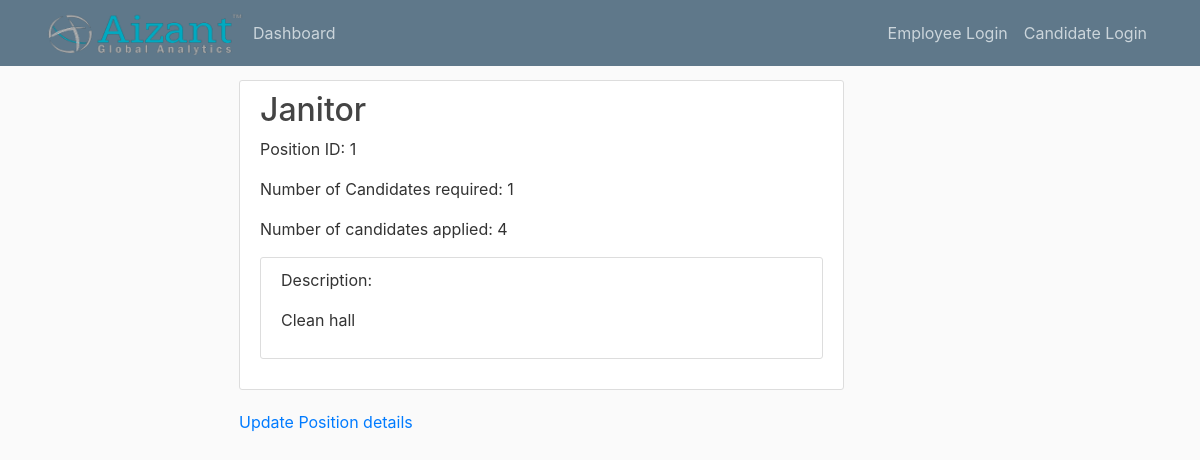
The page /position/1 on the database as committed earlier.
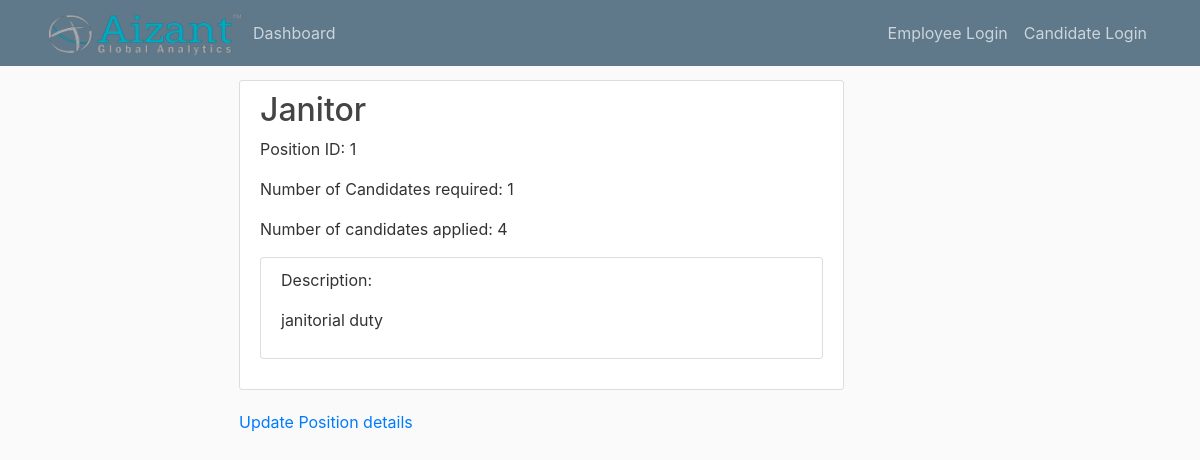
The same page on the database as committed later.
### app/models.py (models this page shows, shortened)
class Position(db.Model):
    id = db.Column(db.Integer, primary_key=True)
    title = db.Column(db.String)
    description = db.Column(db.String(500))
    required_number = db.Column(db.Integer)
    number_applied = db.Column(db.Integer)
    applications = db.relationship('Application', backref='application')

### app/routes.py (the view)
@app.route('/position/<position_id>')
def view_position(position_id):
    position = Position.query.filter_by(id=position_id).first()
    return render_template('view_position.html', position=position)

### app/templates/view_position.html
{% extends 'layout.html' %}
{% block content %}
    <div class="content-section">
        <h2>{{ position.title }}</h2>
        <p>Position ID: {{ position.id }}</p>
        <p>Number of Candidates required: {{ position.required_number }}</p>
        <p>Number of candidates applied: {{ position.number_applied }}</p>
        <div class="content-section">
            <p>Description: </p>
            <p>{{ position.description }}</p>
        </div>
    </div>
    <p><a href="{{ url_for('update_position', position_id=position.id) }}">Update Position details</a></p>
{% endblock %}

Rows that differ between the two databases and show on the page:
changed Position "Janitor": description "Clean hall" → "janitorial duty"
